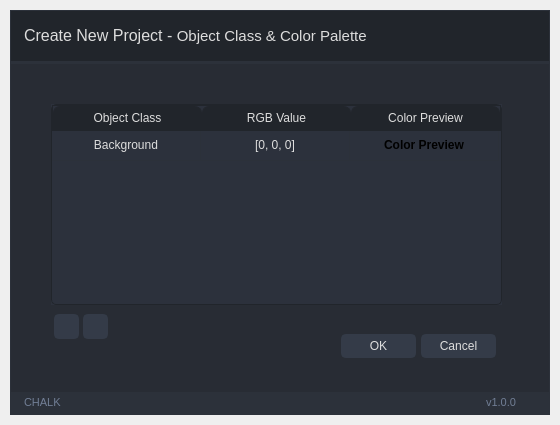
<?xml version="1.0" encoding="UTF-8"?>
<ui version="4.0">
 <author>Wanderson M. Pimenta</author>
 <class>ProjectClass</class>
 <widget class="QMainWindow" name="ProjectClass">
  <property name="geometry">
   <rect>
    <x>0</x>
    <y>0</y>
    <width>560</width>
    <height>425</height>
   </rect>
  </property>
  <property name="minimumSize">
   <size>
    <width>560</width>
    <height>350</height>
   </size>
  </property>
  <property name="windowTitle">
   <string>MainWindow</string>
  </property>
  <widget class="QWidget" name="styleSheet">
   <property name="font">
    <font>
     <family>Segoe UI</family>
     <pointsize>10</pointsize>
     <italic>false</italic>
     <bold>false</bold>
    </font>
   </property>
   <property name="styleSheet">
    <string notr="true">/* /////////////////////////////////////////////////////////////////////////////////////////////////

SET APP STYLESHEET - FULL STYLES HERE
DARK THEME - DRACULA COLOR BASED

///////////////////////////////////////////////////////////////////////////////////////////////// */

QWidget{
	color: rgb(221, 221, 221);
	font: 10pt &quot;Segoe UI&quot;;
}

/* /////////////////////////////////////////////////////////////////////////////////////////////////
Tooltip */
QToolTip {
	color: #ffffff;
	background-color: rgba(33, 37, 43, 180);
	border: 1px solid rgb(44, 49, 58);
	background-image: none;
	background-position: left center;
    background-repeat: no-repeat;
	border: none;
	border-left: 2px solid rgb(255, 121, 198);
	text-align: left;
	padding-left: 8px;
	margin: 0px;
}

/* /////////////////////////////////////////////////////////////////////////////////////////////////
Bg App */
#bgApp {	
	background-color: rgb(40, 44, 52);
	border: 1px solid rgb(44, 49, 58);
}

/* /////////////////////////////////////////////////////////////////////////////////////////////////
Left Menu */
#leftMenuBg {	
	background-color: rgb(33, 37, 43);
}
#topLogo {
	background-color: rgb(33, 37, 43);
	background-image: url(:/images/images/images/PyDracula.png);
	background-position: centered;
	background-repeat: no-repeat;
}
#titleLeftApp { font: 63 12pt &quot;Segoe UI Semibold&quot;; }
#titleLeftDescription { font: 8pt &quot;Segoe UI&quot;; color: rgb(189, 147, 249); }

/* MENUS */
#topMenu .QPushButton {	
	background-position: left center;
    background-repeat: no-repeat;
	border: none;
	border-left: 22px solid transparent;
	background-color: transparent;
	text-align: left;
	padding-left: 44px;
}
#topMenu .QPushButton:hover {
	background-color: rgb(40, 44, 52);
}
#topMenu .QPushButton:pressed {	
	background-color: rgb(189, 147, 249);
	color: rgb(255, 255, 255);
}
#bottomMenu .QPushButton {	
	background-position: left center;
    background-repeat: no-repeat;
	border: none;
	border-left: 20px solid transparent;
	background-color:transparent;
	text-align: left;
	padding-left: 44px;
}
#bottomMenu .QPushButton:hover {
	background-color: rgb(40, 44, 52);
}
#bottomMenu .QPushButton:pressed {	
	background-color: rgb(189, 147, 249);
	color: rgb(255, 255, 255);
}
#leftMenuFrame{
	border-top: 3px solid rgb(44, 49, 58);
}

/* Toggle Button */
#toggleButton {
	background-position: left center;
    background-repeat: no-repeat;
	border: none;
	border-left: 20px solid transparent;
	background-color: rgb(37, 41, 48);
	text-align: left;
	padding-left: 44px;
	color: rgb(113, 126, 149);
}
#toggleButton:hover {
	background-color: rgb(40, 44, 52);
}
#toggleButton:pressed {
	background-color: rgb(189, 147, 249);
}

/* Title Menu */
#titleRightInfo { padding-left: 10px; }


/* /////////////////////////////////////////////////////////////////////////////////////////////////
Extra Tab */
#extraLeftBox {	
	background-color: rgb(44, 49, 58);
}
#extraTopBg{	
	background-color: rgb(189, 147, 249)
}

/* Icon */
#extraIcon {
	background-position: center;
	background-repeat: no-repeat;
	background-image: url(:/icons/images/icons/icon_settings.png);
}

/* Label */
#extraLabel { color: rgb(255, 255, 255); }

/* Btn Close */
#extraCloseColumnBtn { background-color: rgba(255, 255, 255, 0); border: none;  border-radius: 5px; }
#extraCloseColumnBtn:hover { background-color: rgb(196, 161, 249); border-style: solid; border-radius: 4px; }
#extraCloseColumnBtn:pressed { background-color: rgb(180, 141, 238); border-style: solid; border-radius: 4px; }

/* Extra Content */
#extraContent{
	border-top: 3px solid rgb(40, 44, 52);
}

/* Extra Top Menus */
#extraTopMenu .QPushButton {
background-position: left center;
    background-repeat: no-repeat;
	border: none;
	border-left: 22px solid transparent;
	background-color:transparent;
	text-align: left;
	padding-left: 44px;
}
#extraTopMenu .QPushButton:hover {
	background-color: rgb(40, 44, 52);
}
#extraTopMenu .QPushButton:pressed {	
	background-color: rgb(189, 147, 249);
	color: rgb(255, 255, 255);
}

/* /////////////////////////////////////////////////////////////////////////////////////////////////
Content App */
#contentTopBg{	
	background-color: rgb(33, 37, 43);
}
#contentBottom{
	border-top: 3px solid rgb(44, 49, 58);
}

/* Top Buttons */
#rightButtons .QPushButton { background-color: rgba(255, 255, 255, 0); border: none;  border-radius: 5px; }
#rightButtons .QPushButton:hover { background-color: rgb(44, 49, 57); border-style: solid; border-radius: 4px; }
#rightButtons .QPushButton:pressed { background-color: rgb(23, 26, 30); border-style: solid; border-radius: 4px; }

/* Theme Settings */
#extraRightBox { background-color: rgb(44, 49, 58); }
#themeSettingsTopDetail { background-color: rgb(189, 147, 249); }

/* Bottom Bar */
#bottomBar { background-color: rgb(44, 49, 58); }
#bottomBar QLabel { font-size: 11px; color: rgb(113, 126, 149); padding-left: 10px; padding-right: 10px; padding-bottom: 2px; }

/* CONTENT SETTINGS */
/* MENUS */
#contentSettings .QPushButton {	
	background-position: left center;
    background-repeat: no-repeat;
	border: none;
	border-left: 22px solid transparent;
	background-color:transparent;
	text-align: left;
	padding-left: 44px;
}
#contentSettings .QPushButton:hover {
	background-color: rgb(40, 44, 52);
}
#contentSettings .QPushButton:pressed {	
	background-color: rgb(189, 147, 249);
	color: rgb(255, 255, 255);
}

/* /////////////////////////////////////////////////////////////////////////////////////////////////
QTableWidget */
QTableWidget {	
	background-color: transparent;
	padding: 10px;
	border-radius: 5px;
	gridline-color: rgb(44, 49, 58);
	border-bottom: 1px solid rgb(44, 49, 60);
}
QTableWidget::item{
	border-color: rgb(44, 49, 60);
	padding-left: 5px;
	padding-right: 5px;
	gridline-color: rgb(44, 49, 60);
}
QTableWidget::item:selected{
	background-color: rgb(189, 147, 249);
}
QHeaderView::section{
	background-color: rgb(33, 37, 43);
	max-width: 30px;
	border: 1px solid rgb(44, 49, 58);
	border-style: none;
    border-bottom: 1px solid rgb(44, 49, 60);
    border-right: 1px solid rgb(44, 49, 60);
}
QTableWidget::horizontalHeader {	
	background-color: rgb(33, 37, 43);
}
QHeaderView::section:horizontal
{
    border: 1px solid rgb(33, 37, 43);
	background-color: rgb(33, 37, 43);
	padding: 3px;
	border-top-left-radius: 7px;
    border-top-right-radius: 7px;
}
QHeaderView::section:vertical
{
    border: 1px solid rgb(44, 49, 60);
}

/* /////////////////////////////////////////////////////////////////////////////////////////////////
LineEdit */
QLineEdit {
	background-color: rgb(33, 37, 43);
	border-radius: 5px;
	border: 2px solid rgb(33, 37, 43);
	padding-left: 10px;
	selection-color: rgb(255, 255, 255);
	selection-background-color: rgb(255, 121, 198);
}
QLineEdit:hover {
	border: 2px solid rgb(64, 71, 88);
}
QLineEdit:focus {
	border: 2px solid rgb(91, 101, 124);
}

/* /////////////////////////////////////////////////////////////////////////////////////////////////
PlainTextEdit */
QPlainTextEdit {
	background-color: rgb(27, 29, 35);
	border-radius: 5px;
	padding: 10px;
	selection-color: rgb(255, 255, 255);
	selection-background-color: rgb(255, 121, 198);
}
QPlainTextEdit  QScrollBar:vertical {
    width: 8px;
 }
QPlainTextEdit  QScrollBar:horizontal {
    height: 8px;
 }
QPlainTextEdit:hover {
	border: 2px solid rgb(64, 71, 88);
}
QPlainTextEdit:focus {
	border: 2px solid rgb(91, 101, 124);
}

/* /////////////////////////////////////////////////////////////////////////////////////////////////
ScrollBars */
QScrollBar:horizontal {
    border: none;
    background: rgb(52, 59, 72);
    height: 8px;
    margin: 0px 21px 0 21px;
	border-radius: 0px;
}
QScrollBar::handle:horizontal {
    background: rgb(189, 147, 249);
    min-width: 25px;
	border-radius: 4px
}
QScrollBar::add-line:horizontal {
    border: none;
    background: rgb(55, 63, 77);
    width: 20px;
	border-top-right-radius: 4px;
    border-bottom-right-radius: 4px;
    subcontrol-position: right;
    subcontrol-origin: margin;
}
QScrollBar::sub-line:horizontal {
    border: none;
    background: rgb(55, 63, 77);
    width: 20px;
	border-top-left-radius: 4px;
    border-bottom-left-radius: 4px;
    subcontrol-position: left;
    subcontrol-origin: margin;
}
QScrollBar::up-arrow:horizontal, QScrollBar::down-arrow:horizontal
{
     background: none;
}
QScrollBar::add-page:horizontal, QScrollBar::sub-page:horizontal
{
     background: none;
}
 QScrollBar:vertical {
	border: none;
    background: rgb(52, 59, 72);
    width: 8px;
    margin: 21px 0 21px 0;
	border-radius: 0px;
 }
 QScrollBar::handle:vertical {	
	background: rgb(189, 147, 249);
    min-height: 25px;
	border-radius: 4px
 }
 QScrollBar::add-line:vertical {
     border: none;
    background: rgb(55, 63, 77);
     height: 20px;
	border-bottom-left-radius: 4px;
    border-bottom-right-radius: 4px;
     subcontrol-position: bottom;
     subcontrol-origin: margin;
 }
 QScrollBar::sub-line:vertical {
	border: none;
    background: rgb(55, 63, 77);
     height: 20px;
	border-top-left-radius: 4px;
    border-top-right-radius: 4px;
     subcontrol-position: top;
     subcontrol-origin: margin;
 }
 QScrollBar::up-arrow:vertical, QScrollBar::down-arrow:vertical {
     background: none;
 }

 QScrollBar::add-page:vertical, QScrollBar::sub-page:vertical {
     background: none;
 }

/* /////////////////////////////////////////////////////////////////////////////////////////////////
CheckBox */
QCheckBox::indicator {
    border: 3px solid rgb(52, 59, 72);
	width: 15px;
	height: 15px;
	border-radius: 10px;
    background: rgb(44, 49, 60);
}
QCheckBox::indicator:hover {
    border: 3px solid rgb(58, 66, 81);
}
QCheckBox::indicator:checked {
    background: 3px solid rgb(52, 59, 72);
	border: 3px solid rgb(52, 59, 72);	
	background-image: url(:/icons/images/icons/cil-check-alt.png);
}

/* /////////////////////////////////////////////////////////////////////////////////////////////////
RadioButton */
QRadioButton::indicator {
    border: 3px solid rgb(52, 59, 72);
	width: 15px;
	height: 15px;
	border-radius: 10px;
    background: rgb(44, 49, 60);
}
QRadioButton::indicator:hover {
    border: 3px solid rgb(58, 66, 81);
}
QRadioButton::indicator:checked {
    background: 3px solid rgb(94, 106, 130);
	border: 3px solid rgb(52, 59, 72);	
}

/* /////////////////////////////////////////////////////////////////////////////////////////////////
ComboBox */
QComboBox{
	background-color: rgb(27, 29, 35);
	border-radius: 5px;
	border: 2px solid rgb(33, 37, 43);
	padding: 5px;
	padding-left: 10px;
}
QComboBox:hover{
	border: 2px solid rgb(64, 71, 88);
}
QComboBox::drop-down {
	subcontrol-origin: padding;
	subcontrol-position: top right;
	width: 25px; 
	border-left-width: 3px;
	border-left-color: rgba(39, 44, 54, 150);
	border-left-style: solid;
	border-top-right-radius: 3px;
	border-bottom-right-radius: 3px;	
	background-image: url(:/icons/images/icons/cil-arrow-bottom.png);
	background-position: center;
	background-repeat: no-reperat;
 }
QComboBox QAbstractItemView {
	color: rgb(255, 121, 198);	
	background-color: rgb(33, 37, 43);
	padding: 10px;
	selection-background-color: rgb(39, 44, 54);
}

/* /////////////////////////////////////////////////////////////////////////////////////////////////
Sliders */
QSlider::groove:horizontal {
    border-radius: 5px;
    height: 10px;
	margin: 0px;
	background-color: rgb(52, 59, 72);
}
QSlider::groove:horizontal:hover {
	background-color: rgb(55, 62, 76);
}
QSlider::handle:horizontal {
    background-color: rgb(189, 147, 249);
    border: none;
    height: 10px;
    width: 10px;
    margin: 0px;
	border-radius: 5px;
}
QSlider::handle:horizontal:hover {
    background-color: rgb(195, 155, 255);
}
QSlider::handle:horizontal:pressed {
    background-color: rgb(255, 121, 198);
}

QSlider::groove:vertical {
    border-radius: 5px;
    width: 10px;
    margin: 0px;
	background-color: rgb(52, 59, 72);
}
QSlider::groove:vertical:hover {
	background-color: rgb(55, 62, 76);
}
QSlider::handle:vertical {
    background-color: rgb(189, 147, 249);
	border: none;
    height: 10px;
    width: 10px;
    margin: 0px;
	border-radius: 5px;
}
QSlider::handle:vertical:hover {
    background-color: rgb(195, 155, 255);
}
QSlider::handle:vertical:pressed {
    background-color: rgb(255, 121, 198);
}

/* /////////////////////////////////////////////////////////////////////////////////////////////////
CommandLinkButton */
QCommandLinkButton {	
	color: rgb(255, 121, 198);
	border-radius: 5px;
	padding: 5px;
	color: rgb(255, 170, 255);
}
QCommandLinkButton:hover {	
	color: rgb(255, 170, 255);
	background-color: rgb(44, 49, 60);
}
QCommandLinkButton:pressed {	
	color: rgb(189, 147, 249);
	background-color: rgb(52, 58, 71);
}

/* /////////////////////////////////////////////////////////////////////////////////////////////////
Button */
#pagesContainer QPushButton {
	border: 2px solid rgb(52, 59, 72);
	border-radius: 5px;	
	background-color: rgb(52, 59, 72);
}
#pagesContainer QPushButton:hover {
	background-color: rgb(57, 65, 80);
	border: 2px solid rgb(61, 70, 86);
}
#pagesContainer QPushButton:pressed {	
	background-color: rgb(35, 40, 49);
	border: 2px solid rgb(43, 50, 61);
}

</string>
   </property>
   <layout class="QVBoxLayout" name="appMargins">
    <property name="spacing">
     <number>0</number>
    </property>
    <property name="leftMargin">
     <number>10</number>
    </property>
    <property name="topMargin">
     <number>10</number>
    </property>
    <property name="rightMargin">
     <number>10</number>
    </property>
    <property name="bottomMargin">
     <number>10</number>
    </property>
    <item>
     <widget class="QFrame" name="bgApp">
      <property name="styleSheet">
       <string notr="true"/>
      </property>
      <property name="frameShape">
       <enum>QFrame::NoFrame</enum>
      </property>
      <property name="frameShadow">
       <enum>QFrame::Raised</enum>
      </property>
      <layout class="QHBoxLayout" name="horizontalLayout_6">
       <property name="spacing">
        <number>0</number>
       </property>
       <property name="leftMargin">
        <number>0</number>
       </property>
       <property name="topMargin">
        <number>0</number>
       </property>
       <property name="rightMargin">
        <number>0</number>
       </property>
       <property name="bottomMargin">
        <number>0</number>
       </property>
       <item>
        <widget class="QFrame" name="contentBox">
         <property name="frameShape">
          <enum>QFrame::NoFrame</enum>
         </property>
         <property name="frameShadow">
          <enum>QFrame::Raised</enum>
         </property>
         <layout class="QVBoxLayout" name="verticalLayout_2">
          <property name="spacing">
           <number>0</number>
          </property>
          <property name="leftMargin">
           <number>0</number>
          </property>
          <property name="topMargin">
           <number>0</number>
          </property>
          <property name="rightMargin">
           <number>0</number>
          </property>
          <property name="bottomMargin">
           <number>0</number>
          </property>
          <item>
           <widget class="QFrame" name="contentTopBg">
            <property name="minimumSize">
             <size>
              <width>0</width>
              <height>50</height>
             </size>
            </property>
            <property name="maximumSize">
             <size>
              <width>16777215</width>
              <height>50</height>
             </size>
            </property>
            <property name="frameShape">
             <enum>QFrame::NoFrame</enum>
            </property>
            <property name="frameShadow">
             <enum>QFrame::Raised</enum>
            </property>
            <layout class="QHBoxLayout" name="horizontalLayout">
             <property name="spacing">
              <number>0</number>
             </property>
             <property name="leftMargin">
              <number>0</number>
             </property>
             <property name="topMargin">
              <number>0</number>
             </property>
             <property name="rightMargin">
              <number>10</number>
             </property>
             <property name="bottomMargin">
              <number>0</number>
             </property>
             <item>
              <widget class="QFrame" name="leftBox">
               <property name="sizePolicy">
                <sizepolicy hsizetype="Expanding" vsizetype="Preferred">
                 <horstretch>0</horstretch>
                 <verstretch>0</verstretch>
                </sizepolicy>
               </property>
               <property name="frameShape">
                <enum>QFrame::NoFrame</enum>
               </property>
               <property name="frameShadow">
                <enum>QFrame::Raised</enum>
               </property>
               <layout class="QHBoxLayout" name="horizontalLayout_3">
                <property name="spacing">
                 <number>0</number>
                </property>
                <property name="leftMargin">
                 <number>0</number>
                </property>
                <property name="topMargin">
                 <number>0</number>
                </property>
                <property name="rightMargin">
                 <number>0</number>
                </property>
                <property name="bottomMargin">
                 <number>0</number>
                </property>
                <item>
                 <widget class="QLabel" name="titleRightInfo">
                  <property name="sizePolicy">
                   <sizepolicy hsizetype="Preferred" vsizetype="Expanding">
                    <horstretch>0</horstretch>
                    <verstretch>0</verstretch>
                   </sizepolicy>
                  </property>
                  <property name="maximumSize">
                   <size>
                    <width>16777215</width>
                    <height>45</height>
                   </size>
                  </property>
                  <property name="font">
                   <font>
                    <family>Segoe UI</family>
                    <pointsize>10</pointsize>
                    <italic>false</italic>
                    <bold>false</bold>
                   </font>
                  </property>
                  <property name="text">
                   <string>&lt;html&gt;&lt;head/&gt;&lt;body&gt;&lt;p&gt;&lt;span style=&quot; font-size:12pt;&quot;&gt;Create New Project - &lt;/span&gt;&lt;span style=&quot; font-size:11pt;&quot;&gt;Object Class &amp;amp; Color Palette&lt;/span&gt;&lt;/p&gt;&lt;/body&gt;&lt;/html&gt;</string>
                  </property>
                  <property name="alignment">
                   <set>Qt::AlignLeading|Qt::AlignLeft|Qt::AlignVCenter</set>
                  </property>
                 </widget>
                </item>
               </layout>
              </widget>
             </item>
             <item alignment="Qt::AlignRight">
              <widget class="QFrame" name="rightButtons">
               <property name="minimumSize">
                <size>
                 <width>0</width>
                 <height>28</height>
                </size>
               </property>
               <property name="frameShape">
                <enum>QFrame::NoFrame</enum>
               </property>
               <property name="frameShadow">
                <enum>QFrame::Raised</enum>
               </property>
               <layout class="QHBoxLayout" name="horizontalLayout_2">
                <property name="spacing">
                 <number>5</number>
                </property>
                <property name="leftMargin">
                 <number>0</number>
                </property>
                <property name="topMargin">
                 <number>0</number>
                </property>
                <property name="rightMargin">
                 <number>0</number>
                </property>
                <property name="bottomMargin">
                 <number>0</number>
                </property>
                <item>
                 <widget class="QPushButton" name="minimizeAppBtn">
                  <property name="minimumSize">
                   <size>
                    <width>28</width>
                    <height>28</height>
                   </size>
                  </property>
                  <property name="maximumSize">
                   <size>
                    <width>28</width>
                    <height>28</height>
                   </size>
                  </property>
                  <property name="cursor">
                   <cursorShape>PointingHandCursor</cursorShape>
                  </property>
                  <property name="toolTip">
                   <string>Minimize</string>
                  </property>
                  <property name="text">
                   <string/>
                  </property>
                  <property name="icon">
                   <iconset resource="../resources.qrc">
                    <normaloff>:/icons/images/icons/icon_minimize.png</normaloff>:/icons/images/icons/icon_minimize.png</iconset>
                  </property>
                  <property name="iconSize">
                   <size>
                    <width>20</width>
                    <height>20</height>
                   </size>
                  </property>
                 </widget>
                </item>
                <item>
                 <widget class="QPushButton" name="maximizeRestoreAppBtn">
                  <property name="minimumSize">
                   <size>
                    <width>28</width>
                    <height>28</height>
                   </size>
                  </property>
                  <property name="maximumSize">
                   <size>
                    <width>28</width>
                    <height>28</height>
                   </size>
                  </property>
                  <property name="font">
                   <font>
                    <family>Segoe UI</family>
                    <pointsize>10</pointsize>
                    <italic>false</italic>
                    <bold>false</bold>
                    <stylestrategy>PreferDefault</stylestrategy>
                   </font>
                  </property>
                  <property name="cursor">
                   <cursorShape>PointingHandCursor</cursorShape>
                  </property>
                  <property name="toolTip">
                   <string>Maximize</string>
                  </property>
                  <property name="styleSheet">
                   <string notr="true"/>
                  </property>
                  <property name="text">
                   <string/>
                  </property>
                  <property name="icon">
                   <iconset resource="../resources.qrc">
                    <normaloff>:/icons/images/icons/icon_maximize.png</normaloff>:/icons/images/icons/icon_maximize.png</iconset>
                  </property>
                  <property name="iconSize">
                   <size>
                    <width>20</width>
                    <height>20</height>
                   </size>
                  </property>
                 </widget>
                </item>
                <item>
                 <widget class="QPushButton" name="closeAppBtn">
                  <property name="minimumSize">
                   <size>
                    <width>28</width>
                    <height>28</height>
                   </size>
                  </property>
                  <property name="maximumSize">
                   <size>
                    <width>28</width>
                    <height>28</height>
                   </size>
                  </property>
                  <property name="cursor">
                   <cursorShape>PointingHandCursor</cursorShape>
                  </property>
                  <property name="toolTip">
                   <string>Close</string>
                  </property>
                  <property name="text">
                   <string/>
                  </property>
                  <property name="icon">
                   <iconset resource="../resources.qrc">
                    <normaloff>:/icons/images/icons/icon_close.png</normaloff>:/icons/images/icons/icon_close.png</iconset>
                  </property>
                  <property name="iconSize">
                   <size>
                    <width>20</width>
                    <height>20</height>
                   </size>
                  </property>
                 </widget>
                </item>
               </layout>
              </widget>
             </item>
            </layout>
           </widget>
          </item>
          <item>
           <widget class="QFrame" name="contentBottom">
            <property name="frameShape">
             <enum>QFrame::NoFrame</enum>
            </property>
            <property name="frameShadow">
             <enum>QFrame::Raised</enum>
            </property>
            <layout class="QVBoxLayout" name="verticalLayout_6">
             <property name="spacing">
              <number>0</number>
             </property>
             <property name="leftMargin">
              <number>0</number>
             </property>
             <property name="topMargin">
              <number>0</number>
             </property>
             <property name="rightMargin">
              <number>0</number>
             </property>
             <property name="bottomMargin">
              <number>0</number>
             </property>
             <item>
              <widget class="QFrame" name="content">
               <property name="frameShape">
                <enum>QFrame::NoFrame</enum>
               </property>
               <property name="frameShadow">
                <enum>QFrame::Raised</enum>
               </property>
               <layout class="QHBoxLayout" name="horizontalLayout_4">
                <property name="spacing">
                 <number>0</number>
                </property>
                <property name="leftMargin">
                 <number>0</number>
                </property>
                <property name="topMargin">
                 <number>0</number>
                </property>
                <property name="rightMargin">
                 <number>0</number>
                </property>
                <property name="bottomMargin">
                 <number>0</number>
                </property>
                <item>
                 <widget class="QFrame" name="pagesContainer">
                  <property name="styleSheet">
                   <string notr="true"/>
                  </property>
                  <property name="frameShape">
                   <enum>QFrame::NoFrame</enum>
                  </property>
                  <property name="frameShadow">
                   <enum>QFrame::Raised</enum>
                  </property>
                  <widget class="QTableWidget" name="tableWidget">
                   <property name="geometry">
                    <rect>
                     <x>40</x>
                     <y>40</y>
                     <width>451</width>
                     <height>201</height>
                    </rect>
                   </property>
                   <property name="autoFillBackground">
                    <bool>true</bool>
                   </property>
                   <property name="styleSheet">
                    <string notr="true">background-color: rgb(44, 49, 60);
border: 1px solid rgb(33, 37, 43);
padding: 0 px;</string>
                   </property>
                   <attribute name="horizontalHeaderDefaultSectionSize">
                    <number>149</number>
                   </attribute>
                   <attribute name="verticalHeaderVisible">
                    <bool>false</bool>
                   </attribute>
                   <row>
                    <property name="text">
                     <string>1</string>
                    </property>
                   </row>
                   <column>
                    <property name="text">
                     <string>Object Class</string>
                    </property>
                   </column>
                   <column>
                    <property name="text">
                     <string>RGB Value</string>
                    </property>
                   </column>
                   <column>
                    <property name="text">
                     <string>Color Preview</string>
                    </property>
                   </column>
                   <item row="0" column="0">
                    <property name="text">
                     <string>Background</string>
                    </property>
                    <property name="textAlignment">
                     <set>AlignCenter</set>
                    </property>
                   </item>
                   <item row="0" column="1">
                    <property name="text">
                     <string>[0, 0, 0]</string>
                    </property>
                    <property name="textAlignment">
                     <set>AlignCenter</set>
                    </property>
                   </item>
                   <item row="0" column="2">
                    <property name="text">
                     <string>Color Preview</string>
                    </property>
                    <property name="font">
                     <font>
                      <bold>true</bold>
                     </font>
                    </property>
                    <property name="textAlignment">
                     <set>AlignCenter</set>
                    </property>
                    <property name="background">
                     <brush brushstyle="SolidPattern">
                      <color alpha="255">
                       <red>0</red>
                       <green>0</green>
                       <blue>0</blue>
                      </color>
                     </brush>
                    </property>
                    <property name="foreground">
                     <brush brushstyle="SolidPattern">
                      <color alpha="255">
                       <red>0</red>
                       <green>0</green>
                       <blue>0</blue>
                      </color>
                     </brush>
                    </property>
                    <property name="icon">
                     <iconset theme="accessories-calculator">
                      <normaloff>.</normaloff>.</iconset>
                    </property>
                   </item>
                  </widget>
                  <widget class="QPushButton" name="okButton">
                   <property name="geometry">
                    <rect>
                     <x>330</x>
                     <y>270</y>
                     <width>75</width>
                     <height>24</height>
                    </rect>
                   </property>
                   <property name="text">
                    <string>OK</string>
                   </property>
                  </widget>
                  <widget class="QPushButton" name="cancelButton">
                   <property name="geometry">
                    <rect>
                     <x>410</x>
                     <y>270</y>
                     <width>75</width>
                     <height>24</height>
                    </rect>
                   </property>
                   <property name="text">
                    <string>Cancel</string>
                   </property>
                  </widget>
                  <widget class="QPushButton" name="addButton">
                   <property name="geometry">
                    <rect>
                     <x>43</x>
                     <y>250</y>
                     <width>25</width>
                     <height>25</height>
                    </rect>
                   </property>
                   <property name="text">
                    <string/>
                   </property>
                   <property name="icon">
                    <iconset resource="../resources.qrc">
                     <normaloff>:/icons/images/icons/cil-plus.png</normaloff>:/icons/images/icons/cil-plus.png</iconset>
                   </property>
                  </widget>
                  <widget class="QPushButton" name="removeButton">
                   <property name="geometry">
                    <rect>
                     <x>72</x>
                     <y>250</y>
                     <width>25</width>
                     <height>25</height>
                    </rect>
                   </property>
                   <property name="text">
                    <string/>
                   </property>
                   <property name="icon">
                    <iconset resource="../resources.qrc">
                     <normaloff>:/icons/images/icons/cil-minus.png</normaloff>:/icons/images/icons/cil-minus.png</iconset>
                   </property>
                  </widget>
                 </widget>
                </item>
               </layout>
              </widget>
             </item>
             <item>
              <widget class="QFrame" name="bottomBar">
               <property name="minimumSize">
                <size>
                 <width>0</width>
                 <height>22</height>
                </size>
               </property>
               <property name="maximumSize">
                <size>
                 <width>16777215</width>
                 <height>22</height>
                </size>
               </property>
               <property name="frameShape">
                <enum>QFrame::NoFrame</enum>
               </property>
               <property name="frameShadow">
                <enum>QFrame::Raised</enum>
               </property>
               <layout class="QHBoxLayout" name="horizontalLayout_5">
                <property name="spacing">
                 <number>0</number>
                </property>
                <property name="leftMargin">
                 <number>0</number>
                </property>
                <property name="topMargin">
                 <number>0</number>
                </property>
                <property name="rightMargin">
                 <number>0</number>
                </property>
                <property name="bottomMargin">
                 <number>0</number>
                </property>
                <item>
                 <widget class="QLabel" name="creditsLabel">
                  <property name="maximumSize">
                   <size>
                    <width>16777215</width>
                    <height>16</height>
                   </size>
                  </property>
                  <property name="font">
                   <font>
                    <family>Segoe UI</family>
                    <pointsize>-1</pointsize>
                    <italic>false</italic>
                    <bold>false</bold>
                   </font>
                  </property>
                  <property name="text">
                   <string>CHALK</string>
                  </property>
                  <property name="alignment">
                   <set>Qt::AlignLeading|Qt::AlignLeft|Qt::AlignVCenter</set>
                  </property>
                 </widget>
                </item>
                <item>
                 <widget class="QLabel" name="version">
                  <property name="text">
                   <string>v1.0.0</string>
                  </property>
                  <property name="alignment">
                   <set>Qt::AlignRight|Qt::AlignTrailing|Qt::AlignVCenter</set>
                  </property>
                 </widget>
                </item>
                <item>
                 <widget class="QFrame" name="frame_size_grip">
                  <property name="minimumSize">
                   <size>
                    <width>20</width>
                    <height>0</height>
                   </size>
                  </property>
                  <property name="maximumSize">
                   <size>
                    <width>20</width>
                    <height>16777215</height>
                   </size>
                  </property>
                  <property name="frameShape">
                   <enum>QFrame::NoFrame</enum>
                  </property>
                  <property name="frameShadow">
                   <enum>QFrame::Raised</enum>
                  </property>
                 </widget>
                </item>
               </layout>
              </widget>
             </item>
            </layout>
           </widget>
          </item>
         </layout>
        </widget>
       </item>
      </layout>
     </widget>
    </item>
   </layout>
  </widget>
 </widget>
 <resources>
  <include location="../resources.qrc"/>
 </resources>
 <connections/>
</ui>
